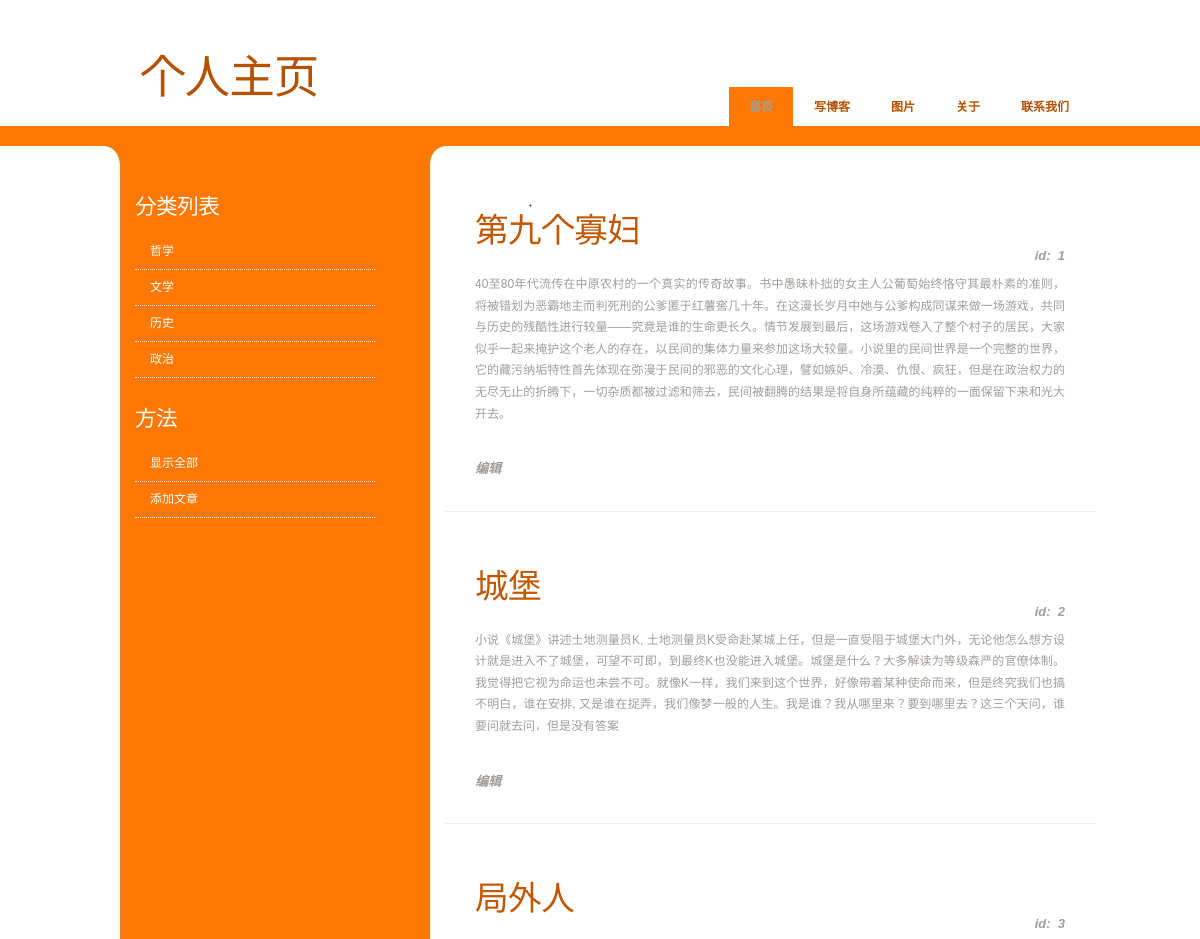
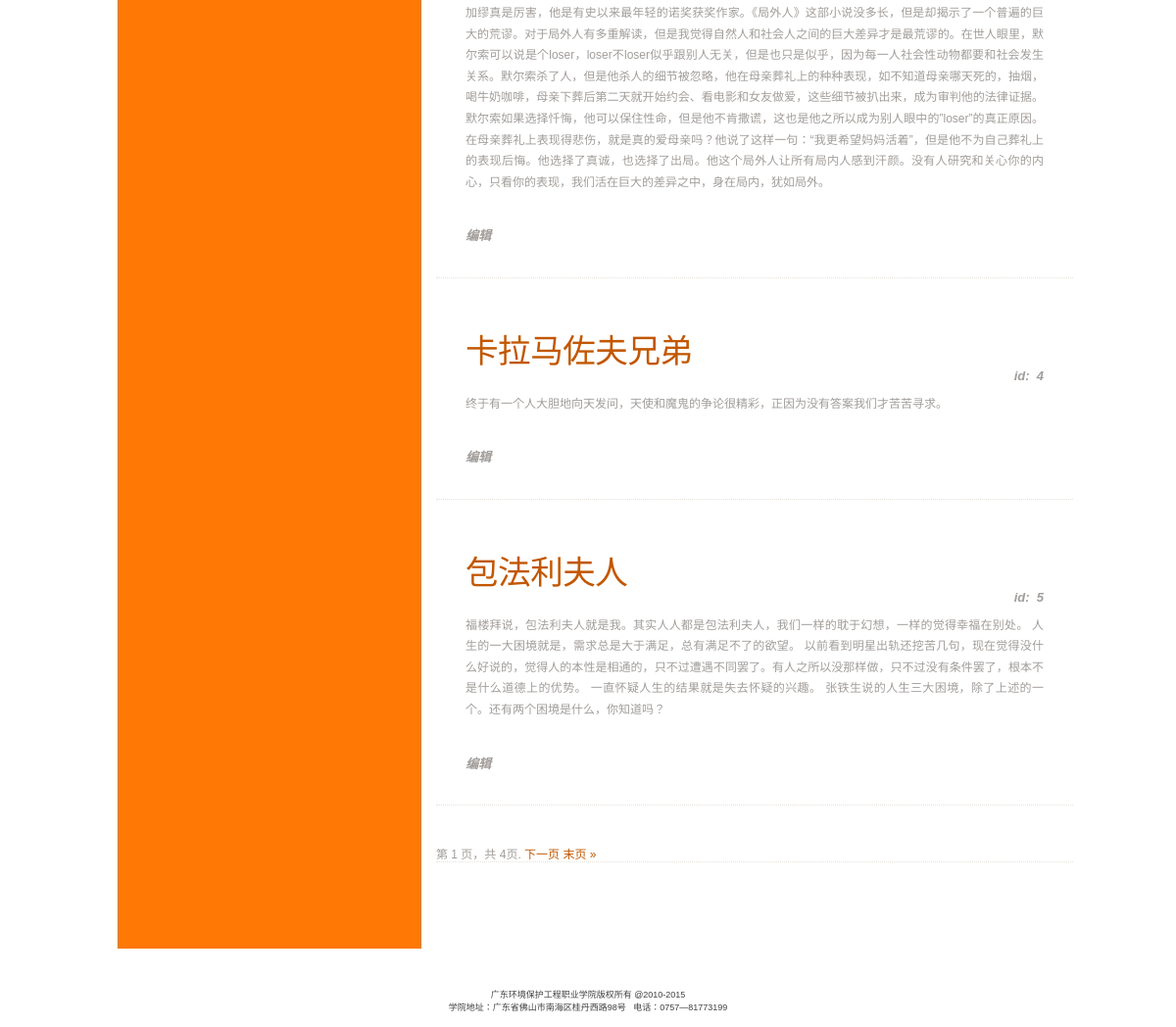
The page /allbooks/1/ on the database its author committed (2 pictures, top to bottom).
### app2005050209/models.py (models this page shows, shortened)
class Article(models.Model):
    category=models.ForeignKey(Category,on_delete=models.CASCADE,verbose_name="分类")
    title=models.CharField(max_length=128,verbose_name="标题")
    content=models.CharField(max_length=1024,blank=True,verbose_name="内容")

class Category(models.Model):
    name=models.CharField(max_length=128,unique=True)
    count=models.IntegerField(default=0)
    slug=models.SlugField(blank=True)

### app2005050209/views.py (the view)
# urls.py: path('allbooks/<int:pagenum>/',views.allbooks,name='allbooks'),     #显示全部文章
def allbooks(request, pagenum=1):
    article = models.Article.objects.all()
    paginator = Paginator(article, 5)
    pageList = paginator.get_page(pagenum)
    return render(request, "allbooks.html", {'pageList': pageList})

### app2005050209/templatetags/category_tags.py (called while the page is built)
@register.inclusion_tag('categorytab.html')
def category_tags():
    return {'categories':Category.objects.all()}

### app2005050209/templates/allbooks.html (shortened to what this page needs)
{% extends 'base.html' %}
{% block content%}
{% for p in pageList %}
<div class="post">
    <h2 class="title"><a href="/onebooks/{{p.id}}">{{p.title}}</a></h2>
    <p class="meta"><span class="posted">id: &nbsp;<a href="#">{{p.id}}</a></span></p>
    <div class="entry">
        <p>{{p.content}}</p>
    </div>
    <p class="meta"><a href="/editbooks/{{p.id}}">编辑</a></p>
</div>
{% endfor %}
<div class="post">
    <div class="pagination">
        <span class="step-links">
            <span class="current">
                第 {{ pageList.number }} 页，共 {{ pageList.paginator.num_pages }}页.
            </span>
            {% if pageList.has_next %}
            <a href="/allbooks/{{ pageList.next_page_number }}">下一页</a>
            <a href="/allbooks/{{ pageList.paginator.num_pages }}">末页 &raquo;</a>
            {% endif %}
        </span>
    </div>
</div>
{% endblock %}

### app2005050209/templates/categorytab.html
<ul>
    {% if categories %}
    {% for cate in categories %}
    <li><a href="{%url 'fenleibooks' cate.id %}">
        {{cate.name}}
    </a></li>
    {% endfor %}
    {% endif %}
</ul>

### static/css/style.css (style rules this page uses)
body { margin: 0; padding: 0; background: #FFFFFF url(../img/img01.gif) repeat-x left top; font-family: Arial, Helvetica, sans-serif; font-size: 12px; color: #A19D9A; }
h1, h2, h3 { margin: 0; padding: 0; font-weight: normal; color: #810988; }
h2 { font-size: 2.8em; }
p, ul, ol { margin-top: 0; line-height: 180%; }
ul, ol { color: #A19D9A; }
a { text-decoration: none; color: #C25700; }
.post { margin-bottom: 40px; border-bottom: 1px dotted #E7E2DC; }
.post .title { height: 41px; padding: 7px 0px 0px 30px; letter-spacing: -.5px; }
.post .title a { border: none; color: #C25700; }
.post .meta { margin-bottom: 30px; padding: 0px 30px 0px 30px; text-align: left; font-family: Arial, Helvetica, sans-serif; font-size: 13px; font-weight: bold; font-style: italic; }
.post .meta .posted { float: right; }
.post .meta a { color: #A19D9A; }
.post .entry { padding: 0px 30px 20px 30px; padding-bottom: 20px; text-align: justify; }
#sidebar ul { margin: 0; padding: 0; list-style: none; }
#sidebar li { margin: 0; padding: 0; }
#sidebar li ul { margin: 0px 0px; padding-bottom: 30px; }
#sidebar li li { line-height: 35px; border-bottom: 1px dotted #E7E2DC; margin: 0px 30px; border-left: none; }
#sidebar li li a { padding: 0px 0px 0px 15px; }
#sidebar a { border: none; color: #FFFFFF; }

### rows shown on the page
Article: title "第九个寡妇", id "1", content "40至80年代流传在中原农村的一个真实的传奇故事。书中愚昧朴拙的女主人公葡萄始终恪守其最朴素的准则，将被错划为恶霸地主而判死刑的公爹匿于红薯窖几十年。在这漫长岁月中她与公爹构成同谋来做一场游戏，共同与历史的残酷性进行较量——究竟是谁的生命更长久。情节发展到最后，这场游戏卷入了整个村子的居民，大家似乎一起来掩护这个老人的存在，以民间的集体力量来参加这场大较量。小说里的民间世界是一个完整的世界，它的藏污纳垢特性首先体现在弥漫于民间的邪恶的文化心理，譬如嫉妒、冷漠、仇恨、疯狂，但是在政治权力的无尽无止的折腾下，一切杂质都被过滤和筛去，民间被翻腾的结果是将自身所蕴藏的纯粹的一面保留下来和光大开去。"
Article: title "城堡", id "2", content "小说《城堡》讲述土地测量员K, 土地测量员K受命赴某城上任，但是一直受阻于城堡大门外，无论他怎么想方设计就是进入不了城堡，可望不可即，到最终K也没能进入城堡。城堡是什么？大多解读为等级森严的官僚体制。我觉得把它视为命运也未尝不可。就像K一样，我们来到这个世界，好像带着某种使命而来，但是终究我们也搞不明白，谁在安排, 又是谁在捉弄，我们像梦一般的人生。我是谁？我从哪里来？要到哪里去？这三个天问，谁要问就去问，但是没有答案"
Article: title "局外人", id "3", content "加缪真是厉害，他是有史以来最年轻的诺奖获奖作家。《局外人》这部小说没多长，但是却揭示了一个普遍的巨大的荒谬。对于局外人有多重解读，但是我觉得自然人和社会人之间的巨大差异才是最荒谬的。在世人眼里，默尔索可以说是个loser，loser不loser似乎跟别人无关，但是也只是似乎，因为每一人社会性动物都要和社会发生关系。默尔索杀了人，但是他杀人的细节被忽略，他在母亲葬礼上的种种表现，如不知道母亲哪天死的，抽烟，喝牛奶咖啡，母亲下葬后第二天就开始约会、看电影和女友做爱，这些细节被扒出来，成为审判他的法律证据。默尔索如果选择忏悔，他可以保住性命，但是他不肯撒谎，这也是他之所以成为别人眼中的”loser”的真正原因。在母亲葬礼上表现得悲伤，就是真的爱母亲吗？他说了这样一句：“我更希望妈妈活着”，但是他不为自己葬礼上的表现后悔。他选择了真诚，也选择了出局。他这个局外人让所有局内人感到汗颜。没有人研究和关心你的内心，只看你的表现，我们活在巨大的差异之中，身在局内，犹如局外。"
Article: title "卡拉马佐夫兄弟", id "4", content "终于有一个人大胆地向天发问，天使和魔鬼的争论很精彩，正因为没有答案我们才苦苦寻求。"
Article: title "包法利夫人", id "5", content "福楼拜说，包法利夫人就是我。其实人人都是包法利夫人，我们一样的耽于幻想，一样的觉得幸福在别处。 人生的一大困境就是，需求总是大于满足，总有满足不了的欲望。 以前看到明星出轨还挖苦几句，现在觉得没什么好说的，觉得人的本性是相通的，只不过遭遇不同罢了。有人之所以没那样做，只不过没有条件罢了，根本不是什么道德上的优势。 一直怀疑人生的结果就是失去怀疑的兴趣。 张铁生说的人生三大困境，除了上述的一个。还有两个困境是什么，你知道吗？"
Category: name "哲学"
Category: name "文学"
Category: name "历史"
Category: name "政治"

### other values the page prints
{{ pageList.number }} "1"
{{ pageList.paginator.num_pages }} "4"
